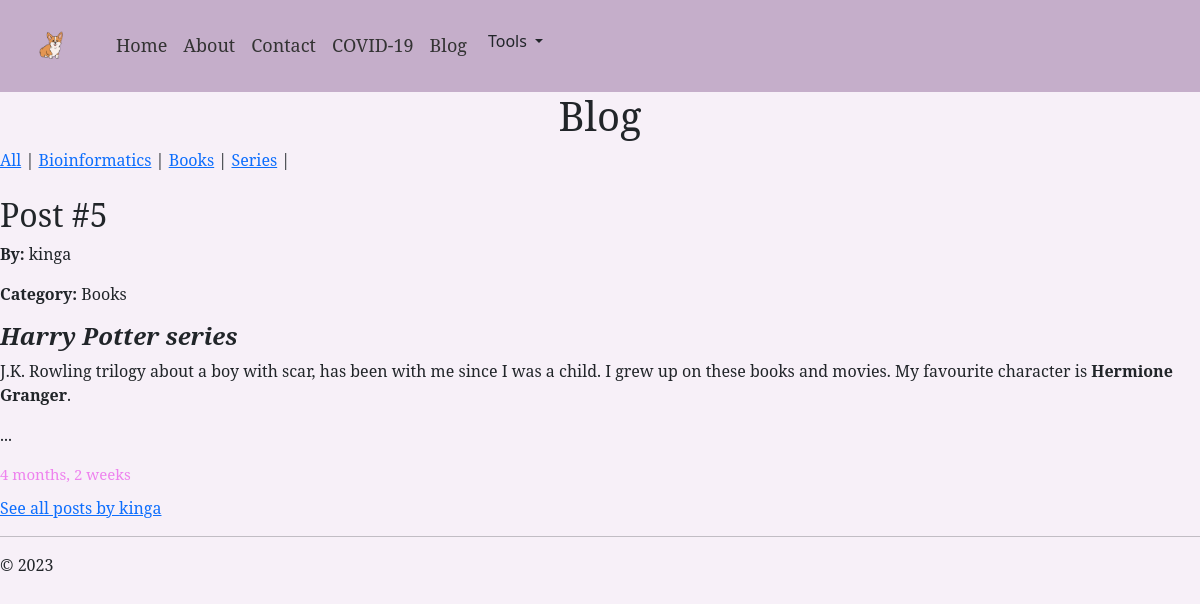
Screenshot of /blog/post/4/ with the database file from the repository.
### blog/models.py (models this page shows, shortened)
class Category(models.Model):
    name = models.CharField(max_length=30)
    description = models.TextField()
    class Meta:
        verbose_name_plural = 'categories'
    def __str__(self):
        return self.name

class Post(models.Model):
    category = models.ForeignKey(Category, on_delete=models.CASCADE, null=True)
    title = models.CharField(max_length=140)
    body = models.TextField()
    date_create = models.DateTimeField(auto_now_add=True)
    date_update = models.DateTimeField(auto_now=True)
    date_publish = models.DateTimeField(blank=True, null=True)
    public = models.BooleanField(default=True)
    author = models.ForeignKey(Author, on_delete=models.CASCADE, null=True)

class Author(models.Model):
    user = models.OneToOneField(User, on_delete=models.CASCADE)
    bio = models.TextField(blank=True)
    def __str__(self):
        return self.user.username

### blog/views.py (the view)
# urls.py: path('post/<int:post_id>/', views.post_detail_view, name="post_detail_view"),
def post_detail_view(request, post_id):
    try:
        context = {
            'object': Post.objects.get(id=post_id),
            'category_list': Category.objects.all(),
            'category_name': None,
        }
    except Post.DoesNotExist:
        raise Http404('No post matches the given query')
    return render(request, 'blog/post_detail.html', context)

### blog/templatetags/new_markdown.py (called while the page is built)
@register.filter()
@stringfilter
def markdown(val):
    return md.markdown(val)

### blog/templates/blog/post_detail.html (shortened to what this page needs)
{% extends 'ex2/layout.html' %}
{% load new_markdown %}
{% load static %}
{% block xyz %}
    <link rel="stylesheet" type="text/css" href="{% static 'site.css' %}"/>
{% endblock %}
{% block content %}
    {% include 'blog/includes/cat_widget.html' %}
    <div class="post-detail">
        <h2>{{ object.title }}</h2>
        <p class="post-author"><strong>By: </strong>{{ object.author }}</p>
        <p class="post-category"><strong>Category: </strong>{{ object.category }}</p>
        <p>{{ object.body|markdown|safe }}</p>
        <p class="post-date">{{ object.date_publish|timesince }}</p>
        <a href="{% url 'blog:post_authors_view' object.author.id %}">See all posts by {{ object.author }}</a>
    </div>
{% endblock %}

### blog/templates/blog/includes/cat_widget.html
<h1>Blog </h1>
    <a href="{% url 'blog:post_list_view' %}">All</a> |
    {% for c in category_list %}
        {% if category_name == c.name %}
           {{c.name}}
        {% else %}
            <a href="{% url 'blog:post_list_category' c.name %}"> {{ c.name }}</a>
        {% endif %} |
    {% endfor %}
    <br><br>

### ex2/static/site/site_look.css (style rules this page uses)
body { background-color: #f7f0f8 !important; font-family: "Georgia", "serif"; }
h1 { text-align: center; }

### blog/static/site.css (style rules this page uses)
.post-date { font-size: 15px; color: violet; margin-bottom: 10px; }

### rows the page displays
Category: name "Bioinformatics"
Category: name "Books"
Category: name "Series"
Post: title "Post #5", author "kinga", category "Books", body "Harry Potter series J.K. Rowling trilogy about a boy with scar, has been with me since I was a child. I grew up on these books and movies. My favourite character is Hermione Granger . ...", date_publish "4 months, 2 weeks"
